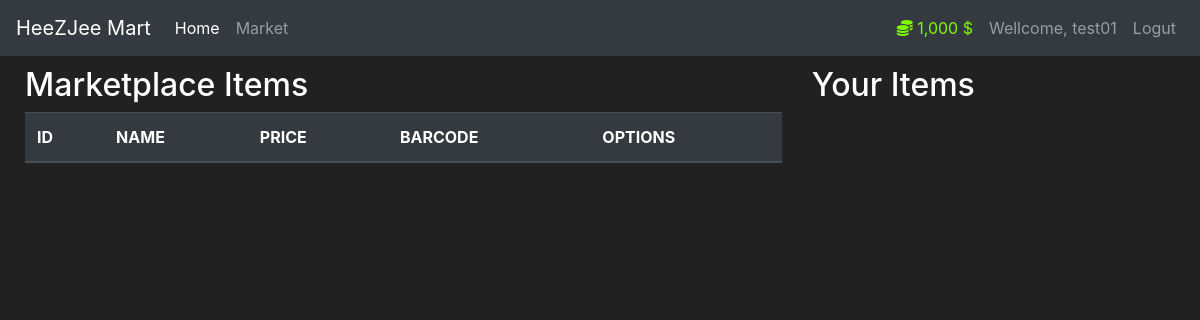
/market (signed in), run on an earlier commit of the app's database.
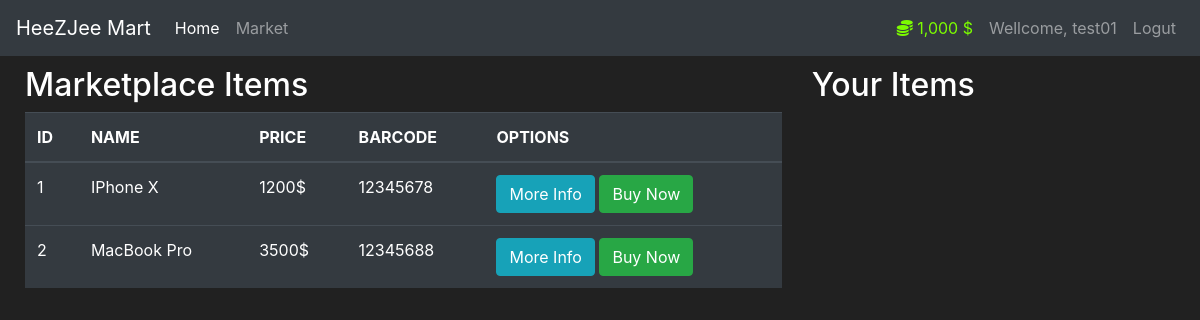
And on a later commit of the database.
### src/models.py (models this page shows, shortened)
class User(db.Model, UserMixin):
    id = db.Column(db.Integer(), primary_key=True)
    username = db.Column(db.String(length=30), nullable=False, unique=True)
    email = db.Column(db.String(length=50), nullable=False, unique=True)
    password = db.Column(db.String(length=60), nullable=False)
    budget = db.Column(db.Integer(), nullable=False, default=1000)
    item = db.relationship('Item', backref='owned_user', lazy=True)
    @property
    def password_hash(self):
        return self.password_hash
    @property
    def pretty_budget(self):
        if len(str(self.budget)) > 3:
            print(f"{str(self.budget)[:-3]},{str(self.budget)[-3:]} $")
            return f"{str(self.budget)[:-3]},{str(self.budget)[-3:]} $"
        else:
            print(self.budget)
            return f"{self.budget} $"

class Item(db.Model):
    id = db.Column(db.Integer(), primary_key=True)
    name = db.Column(db.String(length=30), nullable=False, unique=True)
    price = db.Column(db.Integer(), nullable=False)
    barcode = db.Column(db.String(length=8), nullable=False, unique=True)
    description = db.Column(db.String(length=1024), nullable=False, unique=True)
    owner = db.Column(db.Integer(),db.ForeignKey('user.id'))

### src/routes.py (the view)
@app.route('/market')
@login_required
def market():
    items: List[object] = Item.query.all()
    return render_template("market.html", items=items)

### src/models.py (called while the page is built)
@login_manager.user_loader
def load_user(user_id):
    return User.query.get(int(user_id))

### src/templates/market.html (shortened to what this page needs)
{% extends './base.html' %} {% block title %} Market Page {% endblock %} {%block
content %}
<div class="row" style="margin: 10px;">
  <div class="col-8" >
    <h2>Marketplace Items</h2>
    <table class="table table-hover table-dark">
      <thead>
        <tr>
          <th scope="col">ID</th>
          <th scope="col">NAME</th>
          <th scope="col">PRICE</th>
          <th scope="col">BARCODE</th>
          <th scope="col">OPTIONS</th>
        </tr>
      </thead>
      <tbody>
        {% for item in items %}
        <tr>
          <td scope="col">{{item.id}}</td>
          <td scope="col">{{item.name}}</td>
          <td scope="col">{{item.price}}$</td>
          <td scope="col">{{item.barcode}}</td>
          <td>
                  <button class="btn btn-outline btn-info" data-toggle="modal" data-target="#Modal-MoreInfo-{{ item.id }}">More Info</button>
            <button class="btn btn-outline btn-success" data-toggle="modal" data-target="#Modal-PurchaseItem-{{ item.id }}">Buy Now</button>
          </td>
        </tr>
        {% endfor %}
      </tbody>
    </table>
  </div>
  <div class="col-4">
    <h2>Your Items</h2>
  </div>
</div>
{% endblock %}

### src/templates/base.html (shortened to what this page needs)
<!DOCTYPE html>
<html lang="en">
  <head>
    <link
      rel="stylesheet"
      href="https://cdn.jsdelivr.net/npm/bootstrap@4.5.3/dist/css/bootstrap.min.css"
    />
  </head>
  <body>
    <nav class="navbar navbar-expand-md navbar-dark bg-dark">
      <a class="navbar-brand" href="{{ url_for('index' )}}">HeeZJee Mart</a>
      <div class="collapse navbar-collapse" id="navbarNav">
        <ul class="navbar-nav mr-auto">
          <li class="nav-item active">
            <a class="nav-link" href="{{ url_for('index' )}}"
              >Home <span class="sr-only">(current)</span></a
            >
          </li>
          <li class="nav-item">
            <a class="nav-link" href="{{ url_for('market' )}}">Market</a>
          </li>
        </ul>
        {%if current_user.is_authenticated%}
        <ul class="navbar-nav">
          <li class="nav-item">
            <a class="nav-link" style="color: lawngreen">
              <i class="fas fa-coins"></i>
              {{current_user.pretty_budget}}
            </a>
          </li>
          <li class="nav-item">
            <a class="nav-link">Wellcome, {{current_user.username}}</a>
          </li>
          <li class="nav-item">
            <a class="nav-link" href="{{ url_for('logout' )}}">Logut</a>
          </li>
        </ul>
        {%endif%}
      </div>
    </nav>
    {% block content %} {% endblock %}
  </body>
</html>

### src/templates/base.html (style rules this page uses)
body { background-color: #212121; color: white; }

What changed in the data, as far as the page shows it:
added Item: id "1", name "IPhone X", price "1200", barcode "12345678"
added Item: id "2", name "MacBook Pro", price "3500", barcode "12345688"
